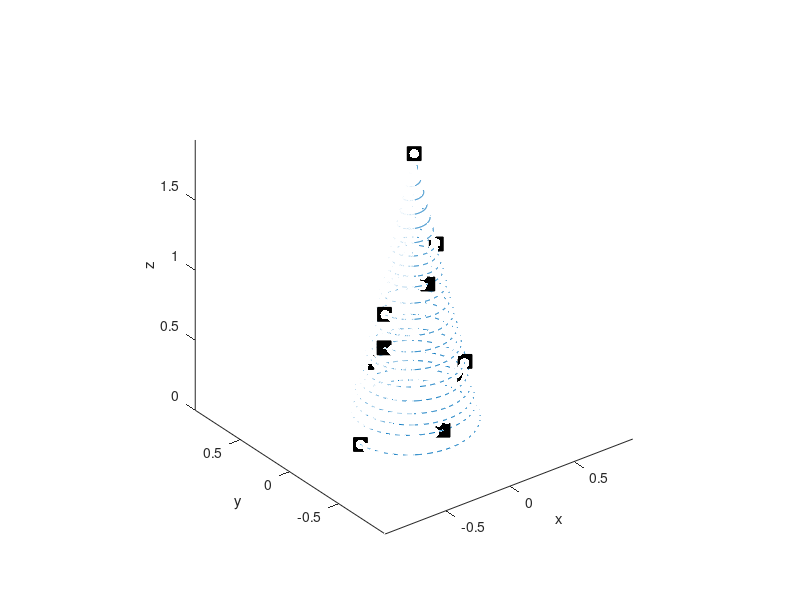

The MATLAB source for this figure: (Note: this script raises an error after producing the figure.)
clear; clc

H = 76 / 39.3701;  % height
D = 33 / 39.3701;  % base diameter

Q = ([-180, -100, -5, 110, -45, -170, 180, -100, -45, -30] + ...
    cumsum([0, 1, 1, 1, 2, 2, 1, 3, 3, 7])*360)* pi/180;
Z = [0, 6, 9, 13, 18.5, 26, 34, 43, 51, 76] / 39.3701;
Q = flipud(Q(:));
Z = flipud(Z(:));

% Q(1) = Q(1) + 2*pi;

R = D/2 - (Z/H).*D/2;
X = R.*cos(Q);
Y = R.*sin(Q);

QQ = (Q(1) : -1*pi/180 : Q(end))';
ZZ = interp1(Q, Z, QQ);
RR = D/2 - (ZZ/H).*D/2;

XX = RR.*cos(QQ);
YY = RR.*sin(QQ);

LL = [0; cumsum(sqrt(diff(XX).^2 + diff(YY).^2 + diff(ZZ).^2))];
L = interp1(QQ, LL, Q, 'linear', 'extrap');



% bulb position
num_bulbs = 450;
Lb = linspace(LL(1), LL(end), num_bulbs)';
Qb = interp1(LL, QQ, Lb);
Rb = interp1(LL, RR, Lb);
Zb = interp1(LL, ZZ, Lb);
c = ones(num_bulbs, 3);

Qb(1:50) = Qb(1:50) + linspace(1.8*pi, 0, 50)' - pi/3;

Xb = Rb .* cos(Qb);
Yb = Rb .* sin(Qb);

x0 = 0;
z0 = H*1/3;
RRb = sqrt((Xb-x0).^2 + (Zb-z0).^2);  % 
QQb = atan2(Zb-z0, Xb-x0);

figure(25)
hold off
plot3(XX, YY, ZZ)
axis equal
xlabel('x'), ylabel('y'), zlabel('z')
hold on
plot3(X, Y, Z, 'ks', 'markersize', 10, 'MarkerFaceColor', 'k')
set(gcf, 'Position', [281    76   744   575])
hl = scatter3(Xb, Yb, Zb, 50, c(:,:), 'filled');
hl.MarkerEdgeColor = [0,0,0];

diff(L)

%%
% Background pattern
% view([0, 0])
figure(25)

X = Xb;
Y = Yb;
Z = Zb;
Q = atan2(Y, X);
R = sqrt(Y.^2 + X.^2);

dt = 0.1;
Kt = 2*pi/2;
Kq = 6*pi/(2*pi);
Kz = 4*pi/H;
Krr = -2*pi/50e-2;
Kqq = 360/60;

Kd = -1.5/D;  % completes 1(full bright) in D distance
Kte = 1/0.3;  % completes 1(full bright) in 1 sec

t0 = tic;
for k = 1 : round(20/dt)
    tic
    time = toc(t0);
    
    % define center of explosion
    if mod(k-1,round(1/dt)) == 0
        c = rand(1,3);
        x0 = (rand() - 0.5) * D;
        y0 = (rand() - 0.5) * D;
        z0 = rand() * H*2/3;
        D = sqrt((X-x0).^2 + (Y-y0).^2 + (Z-z0).^2);
        trig_time = time;
    end
    
    % center of background pattern
    if mod(k-1,round(3/dt)) == 0
%         x0 = (rand() - 0.5) * D;
%         z0 = rand() * H*2/3;
        x0 = 0; z0 = H/3;
        RR = sqrt((X-x0).^2 + (Z-z0).^2);  % 
        QQ = atan2(Z-z0, X-x0);
%         pattern_mode = randi(4);
        pattern_mode = 2;
    end
    
    if pattern_mode == 1
        B = sin(Kt*time + Kqq*QQ).^3;  % rays
    elseif pattern_mode == 2
        B = sin(Kt*time + Krr*RR) > 0.6;  % circles
    elseif pattern_mode == 3
        B = sin(Kt*time + Kq*Q);  % radial
    elseif pattern_mode == 4
        B = sin(Kt*time + Kz*Z).^3;  % falling rings
    end
    B(B<0) = 0;

    F = sin(Kt*(time-trig_time)) + Kd*D;
    F(F<0) = 0;
    F(F>1) = 1;
    
    C = (0.7*B .* [1, 1, 1] + 2*F .* c) ./ 1;
    C(C<0) = 0;
    C(C>1) = 1;
    hl.CData = C;
    
    bin_data = cast(C * 255, 'int8');
    

    drawnow()
    pause(dt - toc)
end

